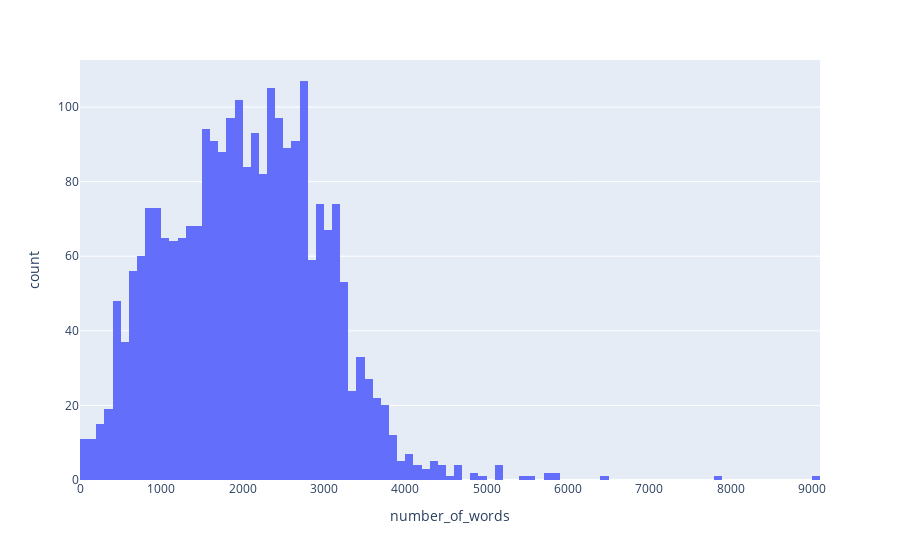

Notebook cell for this chart:
### Markdown cell above
### ▶ Number of words in each talk

### Code cell
transcripts['number_of_words']= transcripts['transcript'].str.split().str.len()

fig = px.histogram(transcripts, x="number_of_words", hover_data=transcripts.columns)
fig.show()

### Figure 1 — Plotly figure (JSON) as saved in the notebook; plotly's stock layout.template omitted (floating-point values rounded to 4 significant figures; data arrays with more than 128 entries replaced by an {"elided": "..."} marker saying what was removed)
{"data": [{"alignmentgroup": "True", "bingroup": "x", "hovertemplate": "number_of_words=%{x}<br>count=%{y}<extra></extra>", "legendgroup": "", "marker": {"color": "#636efa", "pattern": {"shape": ""}}, "name": "", "offsetgroup": "", "orientation": "v", "showlegend": false, "x": {"elided": "2467 int values"}, "xaxis": "x", "yaxis": "y", "type": "histogram"}], "layout": {"xaxis": {"anchor": "y", "domain": [0, 1], "title": {"text": "number_of_words"}, "type": "linear", "range": [-0.5, 9100.0], "autorange": true}, "yaxis": {"anchor": "x", "domain": [0, 1], "title": {"text": "count"}, "range": [0, 112.6], "autorange": true}, "legend": {"tracegroupgap": 0}, "margin": {"t": 60}, "barmode": "relative", "autosize": true}}
